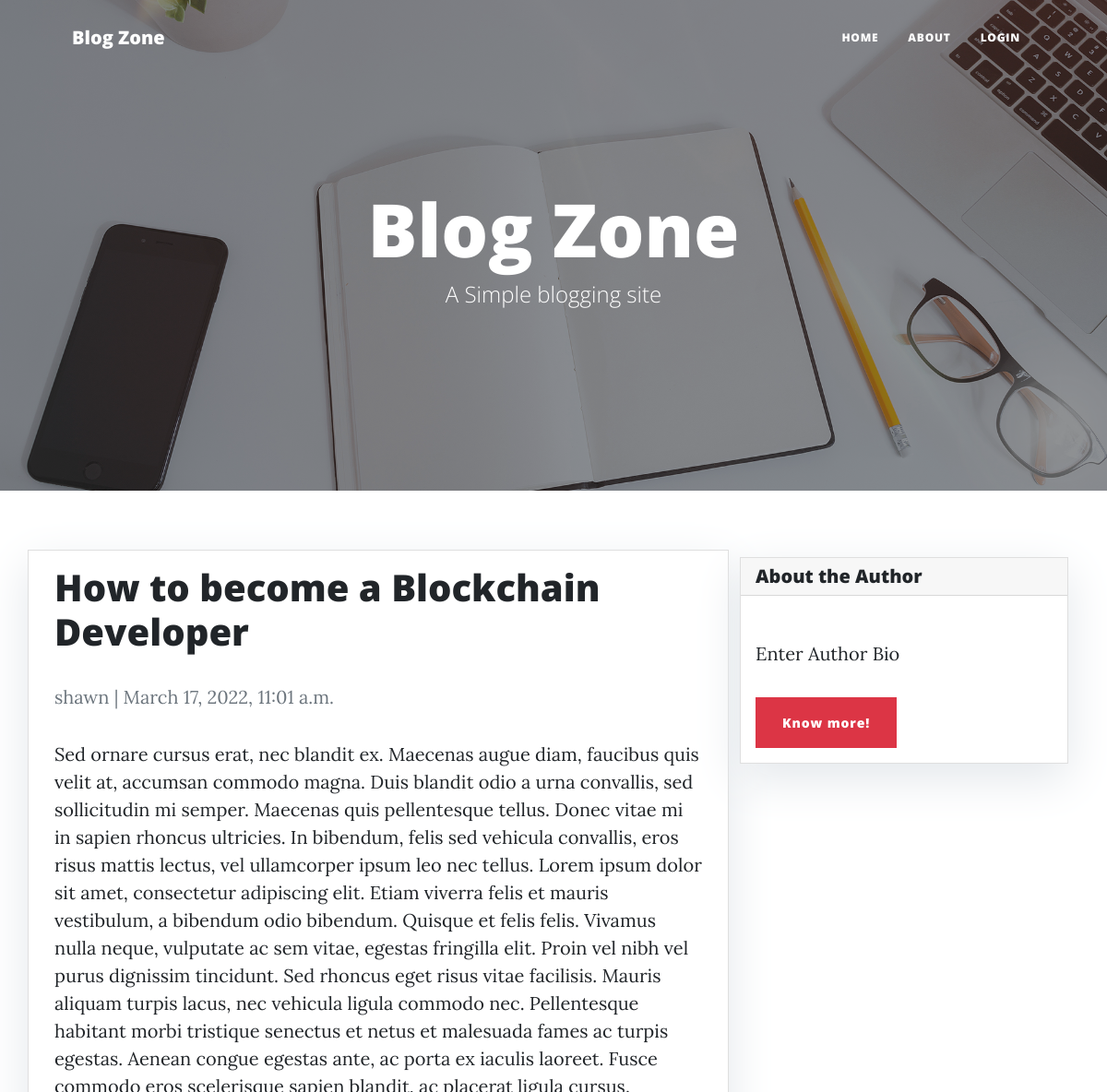
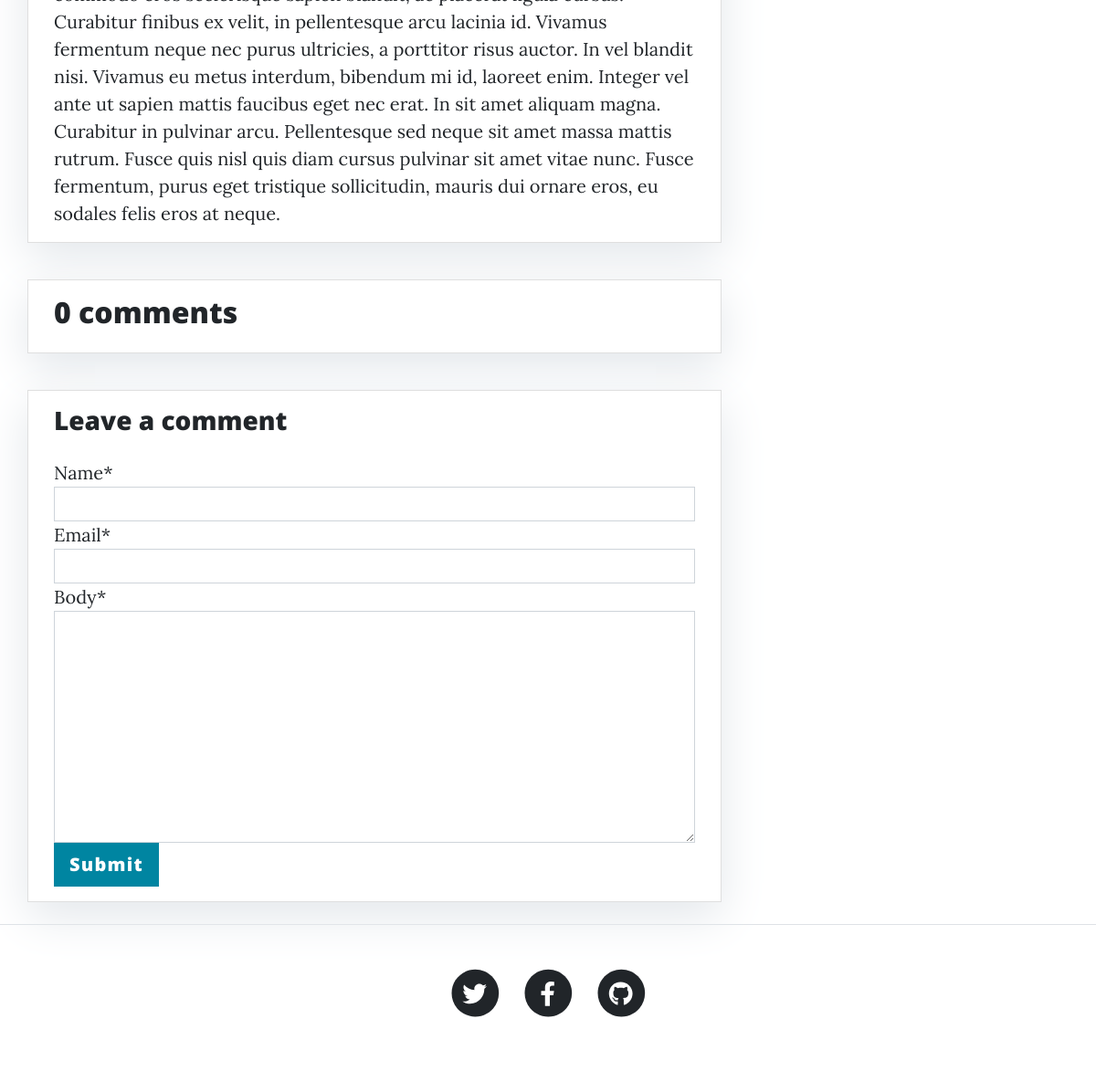
/how-become-blockchain-developer/, run on the app's committed database (2 pictures, top to bottom).
### blog/models.py (models this page shows, shortened)
class Post(models.Model):
    title = models.CharField(max_length=200, unique=True)
    slug = models.SlugField(max_length=200, unique=True)
    author = models.ForeignKey(User, on_delete= models.CASCADE,related_name='blog_posts')
    updated_on = models.DateTimeField(auto_now= True)
    content = models.TextField()
    created_on = models.DateTimeField(auto_now_add=True)
    status = models.IntegerField(choices=STATUS, default=0)
    class Meta:
        ordering = ['-created_on']

### blog/views.py (the view)
# urls.py: path('<slug:slug>/', views.post_detail, name='post_detail'),
def post_detail(request, slug):
    template_name = 'post_detail.html'
    post = get_object_or_404(Post, slug=slug)
    comments = post.comments.filter(active=True)
    new_comment = None
    if request.method == 'POST':
        comment_form = CommentForm(data=request.POST)
        if comment_form.is_valid():
            new_comment = comment_form.save(commit=False)
            new_comment.post = post
            new_comment.save()
    else:
        comment_form = CommentForm()
    return render(request, template_name, {'post': post,
                                           'comments': comments,
                                           'new_comment': new_comment,
                                           'comment_form': comment_form})

### blog/forms.py
class CommentForm(forms.ModelForm):
    class Meta:
        model = Comment
        fields = ('name', 'email', 'body')

### blog/templates/blog/post_detail.html (shortened to what this page needs)
{% extends 'base.html' %} {% block content %}
{% load crispy_forms_tags %}
<div class="container">
  <div class="row">
    <div class="col-md-8 card mb-4  mt-3 left  top">
      <div class="card-body">
        <h1>{% block title %} {{ post.title }} {% endblock title %}</h1>
        <p class=" text-muted">{{ post.author }} | {{ post.created_on }}</p>
        <p class="card-text ">{{ post.content | safe }}</p>
      </div>
    </div>
    {% block sidebar %} {% include 'sidebar.html' %} {% endblock sidebar %}
    <div class="col-md-8 card mb-4  mt-3 ">
      <div class="card-body">
        <h2>{{ comments.count }} comments</h2>
      </div>
    </div>
    <div class="col-md-8 card mb-4  mt-3 ">
      <div class="card-body">
        {% if new_comment %}
        <div class="alert alert-success" role="alert">
          Your comment is awaiting moderation
        </div>
        {% else %}
        <h3>Leave a comment</h3>
        <form method="post" style="margin-top: 1.3em;">
          {{ comment_form | crispy }}
          <button type="submit" class="btn btn-primary  btn-lg">Submit</button>
        </form>
        {% endif %}
      </div>
    </div>
  </div>
</div>
{% endblock content %}

### blog/templates/blog/sidebar.html (style rules this page uses)
.card { box-shadow: 0 16px 48px #E3E7EB; }

### data on the page
Post: title "How to become a Blockchain Developer", author "shawn", created_on "March 17, 2022, 11:01 a.m.", content "Sed ornare cursus erat, nec blandit ex. Maecenas augue diam, faucibus quis velit at, accumsan commodo magna. Duis blandit odio a urna convallis, sed sollicitudin mi semper. Maecenas quis pellentesque tellus. Donec vitae mi in sapien rhoncus ultricies. In bibendum, felis sed vehicula convallis, eros risus mattis lectus, vel ullamcorper ipsum leo nec tellus. Lorem ipsum dolor sit amet, consectetur adipiscing elit. Etiam viverra felis et mauris vestibulum, a bibendum odio bibendum. Quisque et felis felis. Vivamus nulla neque, vulputate ac sem vitae, egestas fringilla elit. Proin vel nibh vel purus dignissim tincidunt. Sed rhoncus eget risus vitae facilisis. Mauris aliquam turpis lacus, nec…"

### other printed values
{{ comments.count }} "0"
